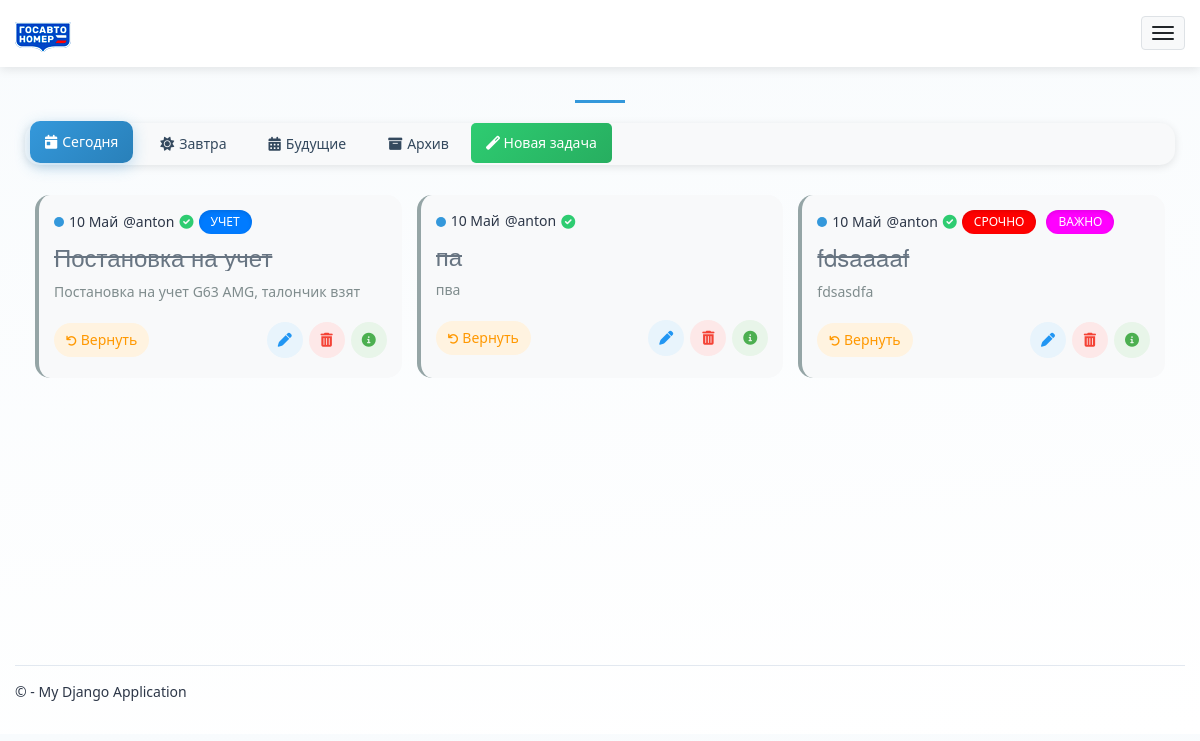
/diary/today/ (signed in), run on the app's committed database.
### app/models.py (models this page shows, shortened)
class Task(models.Model):
    title = models.CharField(max_length=200)
    description = models.TextField(blank=True)
    date = models.DateField()
    user = models.ForeignKey(User, on_delete=models.CASCADE)
    tags = models.ManyToManyField('Tag', blank=True)
    is_completed = models.BooleanField(default=False)
    image = models.ImageField(upload_to='task_images/', null=True, blank=True, verbose_name="Изображение")  # Новое поле

class Tag(models.Model):
    name = models.CharField("Название", max_length=50, unique=True)
    color = models.CharField("Цвет (HEX)", max_length=7, default='#007bff')
    class Meta:
        verbose_name = "Тег"
        verbose_name_plural = "Теги"

### app/views.py (the view)
# urls.py: path('diary/today/', TodayTasksView.as_view(), name='today_tasks'),
class TodayTasksView(DiaryBaseView, ListView):
    model = Task
    template_name = 'app/diary.html'
    def get_queryset(self):
        return Task.objects.filter(
            date=timezone.now().date()
        ).select_related('user')  # Добавлено

### app/views.py (called while the page is built)
    def test_func(self):
        return self.request.user.is_staff

    def get_context_data(self, **kwargs):
        context = super().get_context_data(**kwargs)
        context.update({
            'now': timezone.now(),
            'today_url': reverse_lazy('today_tasks'),
            'tomorrow_url': reverse_lazy('tomorrow_tasks'),
            'past_url': reverse_lazy('past_tasks'),
            'new_task_url': reverse_lazy('new_task')
        })
        return context

### app/templates/app/diary.html (shortened to what this page needs)
{% extends "app/layout.html" %}
{% load static %}
{% block content %}
<link rel="stylesheet" href="{% static 'app/css/diary.css' %}">
<div class="diary-container">
    <h2 class="diary-header">{% block diary_title %}{% endblock %}</h2>
    <div class="diary-nav">
        <div class="nav-scroller">
            <ul class="nav nav-pills">
                <li class="nav-item">
                    <a class="nav-link {% if request.resolver_match.url_name == 'today_tasks' %}active{% endif %}"
                       href="{% url 'today_tasks' %}">
                        <i class="fas fa-calendar-day"></i> Сегодня
                    </a>
                </li>
                <li class="nav-item">
                    <a class="nav-link {% if request.resolver_match.url_name == 'tomorrow_tasks' %}active{% endif %}"
                       href="{% url 'tomorrow_tasks' %}">
                        <i class="fas fa-sun"></i> Завтра
                    </a>
                </li>
                <li class="nav-item">
                    <a class="nav-link {% if request.resolver_match.url_name == 'future_tasks' %}active{% endif %}"
                       href="{% url 'future_tasks' %}">
                        <i class="fas fa-calendar-alt"></i> Будущие
                    </a>
                </li>
                <li class="nav-item">
                    <a class="nav-link {% if request.resolver_match.url_name == 'past_tasks' %}active{% endif %}"
                       href="{% url 'past_tasks' %}">
                        <i class="fas fa-archive"></i> Архив
                    </a>
                </li>
                {% if user.is_authenticated %}
                <li class="nav-item ml-auto">
                    <a href="{% url 'new_task' %}" class="btn btn-new-task">
                        <i class="fas fa-magic"></i> Новая задача
                    </a>
                </li>
                {% endif %}
            </ul>
        </div>
    </div>
    <div class="diary-content">
        {% block diary_content %}
        <div class="task-grid">
            {% for task in object_list %}
            <div class="task-card {% if task.is_completed %}completed{% endif %}" data-priority="{{ task.priority }}">
                <div class="task-header">
                    <div class="task-status">
                        <div class="status-indicator"></div>
                        <span class="task-date">{{ task.date|date:"d M" }}</span>
                        <span class="task-author">@{{ task.user.username }}</span>
                        {% if task.is_completed %}
                        <i class="fas fa-check-circle complete-icon"></i>
                        {% endif %}
                        {% for tag in task.tags.all %}
                        <span class="badge" style="background-color: {{ tag.color }}">{{ tag.name }}</span>
                        {% endfor %}
                    </div>
                </div>
                <h3 class="task-title">{{ task.title }}</h3>
                {% if task.description %}
                <p class="task-description">{{ task.description|truncatechars:100 }}</p>
                {% endif %}
                <div class="task-controls">
                    <div class="status-toggle-wrapper">
                        <form method="post" action="{% url 'toggle_task' task.id %}" class="ajax-toggle-form">
                            <button type="button"
                                    class="status-btn {% if task.is_completed %}is-completed{% endif %}"
                                    data-task-id="{{ task.id }}"
                                    aria-label="{% if task.is_completed %}Вернуть в работу{% else %}Отметить выполненным{% endif %}">
                                <span class="btn-content">
                                    <i class="status-icon fas fa-{% if task.is_completed %}undo{% else %}check-circle{% endif %}"></i>
                                    <span class="btn-text">
                                        {% if task.is_completed %}Вернуть{% else %}Готово{% endif %}
                                    </span>
                                </span>
                            </button>
                        </form>
                    </div>
                    <div class="action-buttons">
                        <a href="{% url 'edit_task' task.id %}"
                           class="action-btn edit-btn"
                           data-tooltip="Редактировать">
                            <i class="fas fa-pen"></i>
                        </a>
                        {% if user.is_superuser %}
                        <a href="{% url 'delete_task' task.id %}"
                           class="action-btn delete-btn"
                           data-tooltip="Удалить">
                            <i class="fas fa-trash-alt"></i>
                        </a>
                        {% endif %}
                        <a href="{% url 'task_detail' task.id %}"
                           class="action-btn info-btn"
                           data-tooltip="Подробнее">
                            <i class="fas fa-info-circle"></i>
                        </a>
                    </div>
                </div>
            </div>
            {% empty %}
            <div class="empty-state">
                <img src="{% static 'app/images/no-tasks.svg' %}" alt="No tasks" class="empty-image">
                <h3>Задач не найдено</h3>
                <p>Нажмите "+ Новая задача" чтобы создать первую</p>
            </div>
            {% endfor %}
        </div>
        {% endblock %}
    </div>
</div>
{% endblock %}

### app/static/app/content/site.css (style rules this page uses)
:root { --primary-color: #1a73e8; --text-color: #2d3748; --text-light: #4a5568; --font-base: 'Segoe UI', system-ui, -apple-system, sans-serif; --bg-dark: #121212; --card-dark: #2d2d2d; }
body { padding-top: 80px; padding-bottom: 20px; font-family: var(--font-base); line-height: 1.6; color: var(--text-color); transition: background 0.3s ease, color 0.3s ease; background: linear-gradient(175deg, #f8fbfd 0%, #ffffff 100%), repeating-linear-gradient( 45deg, rgba(30, 136, 229, 0.03) 0px, rgba(30, 136, 229, 0.03) 20px, transparent 20px, transparent 40px ); }
a { color: var(--primary-color); text-decoration: none; transition: color 0.2s ease; }

### app/static/app/content/diary_dark.css (style rules this page uses)
:root { --dark-bg: #1a1a1a; --dark-text: #e0e0e0; --dark-primary: #2d2d2d; --dark-secondary: #3d3d3d; --dark-accent: #4a9eff; --dark-border: #404040; }

### data on the page
Task: date "10 Май", user.username "anton", is_completed True (drawn), title "Постановка на учет", description "Постановка на учет G63 AMG, талончик взят"
Tag: name "УЧЕТ"
Task: date "10 Май", user.username "anton", is_completed True (drawn), title "па", description "пва"
Task: date "10 Май", user.username "anton", is_completed True (drawn), title "fdsaaaaf", description "fdsasdfa"
Tag: name "СРОЧНО"
Tag: name "ВАЖНО"
